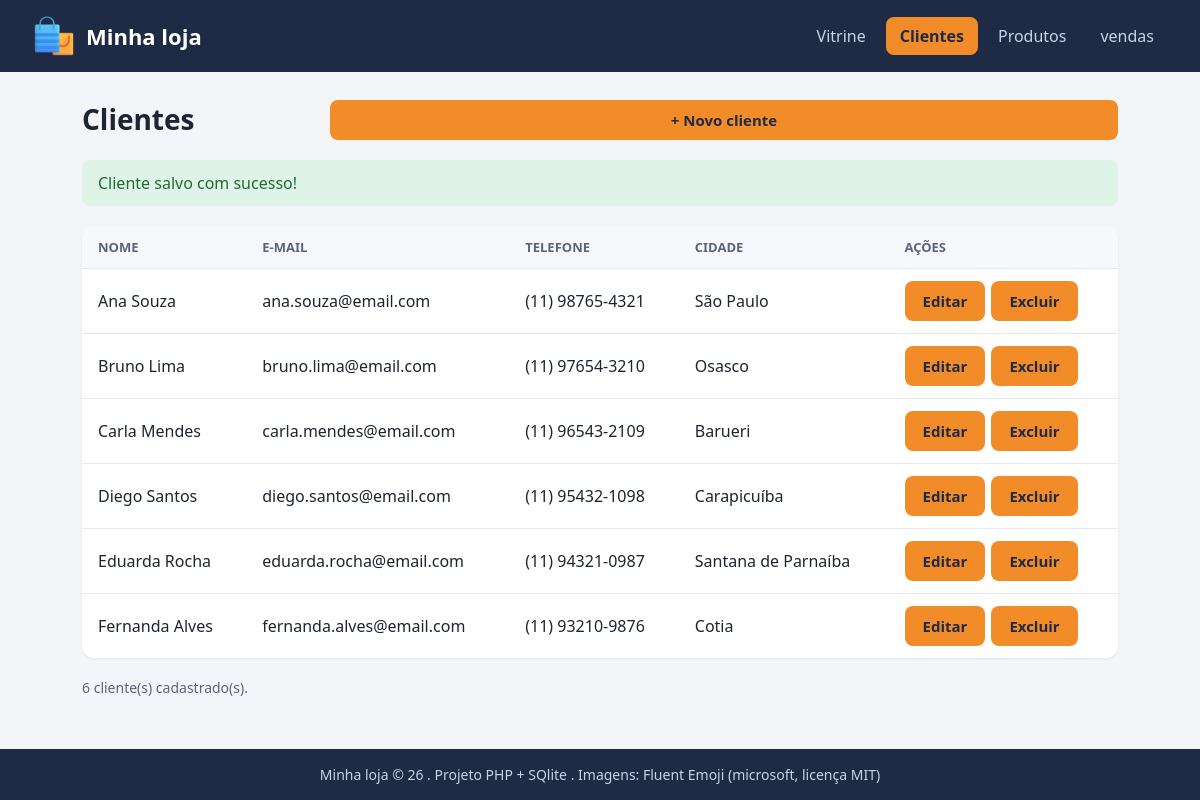
Page /clientes.php?msg=salvo on the committed database.
### tables this page shows
CREATE TABLE "cliente" (
	"id"	INTEGER,
	"nome"	TEXT NOT NULL,
	"email"	TEXT,
	"telefone"	TEXT,
	"cidade"	TEXT,
	PRIMARY KEY("id" AUTOINCREMENT)
);

### funcoes.php (called while the page is built, shortened)
<?php
function e($texto) {
    return htmlspecialchars($texto);
}

### clientes.php (the view, shortened to what this page needs)
<?php
include 'conexao.php';
include 'funcoes.php';
$clientes = $pdo->query('SELECT * FROM cliente ORDER BY nome')->fetchAll();
$msg = '';
if (isset($_GET['msg'])) {
    $msg = $_GET['msg'];
}
$pagina = 'clientes.php';
include 'topo.php';
?>
<div class="titulo-pagina">
    <h1>Clientes</h1>
    <a href="cliente_form.php" class="botao">+ Novo cliente</a>
</div>
<?php if ($msg == 'salvo') { ?>
    <div class="aviso">Cliente salvo com sucesso!</div>
<?php } ?>
<div class="tabela">
    <table>
        <tr>
            <th>Nome</th>
            <th>E-mail</th>
            <th>Telefone</th>
            <th>Cidade</th>
            <th>Ações</th>
        </tr>
        <?php foreach ($clientes as $cliente) { ?>
            <tr>
                <td><?= e($cliente['nome']) ?></td>
                <td><?= e($cliente['email']) ?></td>
                <td><?= e($cliente['telefone']) ?></td>
                <td><?= e($cliente['cidade']) ?></td>
                <td>
                    <div class="acoes-tabela">
                        <a href="cliente_form.php?id=<?= $cliente['id'] ?>" class="botao pequeno">Editar</a>
                        <a href="cliente_excluir.php?id=<?= $cliente['id'] ?>" class="botao pequeno perigo">Excluir</a>
                    </div>
                </td>
            </tr>
        <?php } ?>
    </table>
</div>
<p class="contador"><?= count($clientes) ?> cliente(s) cadastrado(s).</p>
<?php include 'rodape.php'; ?>

### topo.php (shortened to what this page needs)
<?php
$menu = [
    'index.php' => 'Vitrine',
    'clientes.php' => 'Clientes',
    'produtos.php' => 'Produtos',
    'vendas.php' => 'vendas',
];
?>
<!DOCTYPE html>
<html lang="pt-BR">
<head>
    <link rel="stylesheet" href="assets/css/estilo.css">
</head>
<body>
<div class="pagina">
    <div class="topo">
        <a href="index.php" class="logo">
            <img src="assets/imagens/logo.png" alt="logo da loja">
            Minha loja
        </a>
    <div class="menu">
        <?php foreach ($menu as $arquivo => $texto) {
            $classe = '';
            if ($arquivo == $pagina) {
                $classe = 'ativo';
            }
    ?>
        <a href="<?= $arquivo ?>" class="<?= $classe ?>"><?= $texto ?></a>
    <?php } ?>
</div>
</div>
<div class="conteudo">
</body>
</html>

### rodape.php (shortened to what this page needs)
<div class="rodape">
    Minha loja &copy; <?= date('y') ?> . Projeto PHP + SQlite . Imagens: Fluent Emoji (microsoft, licença MIT)
</div>
</body>
</html>

### assets/css/estilo.css (style rules this page uses)
* { box-sizing: border-box; }
body { margin: 0; background: #f3f5f9; color: #1d2433; font-family: "Segoe UI", Arial, sans-serif; font-size: 16px; }
.pagina { display: grid; grid-template-rows: auto 1fr auto; min-height: 100vh; }
.topo { display: grid; grid-template-columns: auto 1fr; align-items: center; gap: 24px; padding: 14px 32px; background: #1f2a44; }
.logo { display: grid; grid-template-columns: 44px auto; align-items: center; gap: 10px; color: #ffffff; font-size: 22px; font-weight: bold; text-decoration: none; }
.logo img { width: 44px; height: 44px; }
.menu { display: grid; grid-auto-flow: column; justify-content: end; gap: 6px; }
.menu a { padding: 8px 14px; border-radius: 8px; color: #c9d3e6; text-decoration: none; }
.menu a.ativo { background: #f28c28; color: #1f2a44; font-weight: bold; }
.conteudo { display: grid; align-content: start; gap: 20px; width: 100%; max-width: 1100px; margin: 0 auto; padding: 28px 32px; }
h1 { margin: 0; font-size: 28px; }
p { margin: 0; }
.rodape { padding: 16px 32px; background: #1f2a44; color: #c9d3e6; font-size: 14px; text-align: center; }
.botao { display: inline-block; padding: 10px 18px; border: 0; border-radius: 8px; background: #f28c28; color: #1f2a44; font-family: inherit; font-size: 15px; font-weight: bold; text-align: center; text-decoration: none; cursor: pointer; }
.titulo-pagina { display: grid; grid-template-columns: 240px auto; gap: 8px; }
.aviso { padding: 12px 16px; border-radius: 8px; background: #dff3e6; color: #1d6b3a; }
.tabela { overflow-x: auto; border-radius: 12px; background: #ffffff; box-shadow: 0 1px 3px rgba(0, 0, 0, 0.08); }
table { width: 100%; border-collapse: collapse; }
th, td { padding: 12px 16px; border-bottom: 1px solid #e6e9f0; text-align: left; }
th { background: #f7f8fb; color: #5b6478; font-size: 13px; text-transform: uppercase; }
tr:last-child td { border-bottom: 0; }
.acoes-tabela { display: grid; grid-auto-flow: column; justify-content: start; gap: 6px; }
.contador { color: #5b6478; font-size: 14px; }

### rows in the picture
cliente: nome "Ana Souza", email "ana.souza@email.com", telefone "(11) 98765-4321", cidade "São Paulo"
cliente: nome "Bruno Lima", email "bruno.lima@email.com", telefone "(11) 97654-3210", cidade "Osasco"
cliente: nome "Carla Mendes", email "carla.mendes@email.com", telefone "(11) 96543-2109", cidade "Barueri"
cliente: nome "Diego Santos", email "diego.santos@email.com", telefone "(11) 95432-1098", cidade "Carapicuíba"
cliente: nome "Eduarda Rocha", email "eduarda.rocha@email.com", telefone "(11) 94321-0987", cidade "Santana de Parnaíba"
cliente: nome "Fernanda Alves", email "fernanda.alves@email.com", telefone "(11) 93210-9876", cidade "Cotia"

### other values in the picture
$texto "Vitrine"
$texto "Clientes"
$texto "Produtos"
$texto "vendas"
count($clientes) "6"
